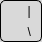
              <widget class="QWidget" name="key_backslash" native="true">
               <property name="minimumSize">
                <size>
                 <width>42</width>
                 <height>42</height>
                </size>
               </property>
               <property name="maximumSize">
                <size>
                 <width>42</width>
                 <height>42</height>
                </size>
               </property>
               <property name="styleSheet">
                <string notr="true">border: 1px solid black;
background-color: #D9D9D9; 
border-radius: 5px;
 color: black; 
</string>
               </property>
               <layout class="QGridLayout" name="gridLayout_13" rowstretch="0,0,0,0" columnstretch="0,0,0">
                <property name="leftMargin">
                 <number>0</number>
                </property>
                <property name="topMargin">
                 <number>0</number>
                </property>
                <property name="rightMargin">
                 <number>0</number>
                </property>
                <property name="bottomMargin">
                 <number>0</number>
                </property>
                <property name="spacing">
                 <number>0</number>
                </property>
                <item row="2" column="2">
                 <widget class="QLabel" name="label_52">
                  <property name="styleSheet">
                   <string notr="true">border: none;  background: transparent</string>
                  </property>
                  <property name="text">
                   <string>  |</string>
                  </property>
                 </widget>
                </item>
                <item row="3" column="2">
                 <widget class="QLabel" name="label_49">
                  <property name="styleSheet">
                   <string notr="true">border: none;  background: transparent</string>
                  </property>
                  <property name="text">
                   <string>  \</string>
                  </property>
                 </widget>
                </item>
                <item row="3" column="0">
                 <widget class="QLabel" name="label_51">
                  <property name="styleSheet">
                   <string notr="true">border: none; background: transparent</string>
                  </property>
                  <property name="text">
                   <string/>
                  </property>
                 </widget>
                </item>
               </layout>
              </widget>
